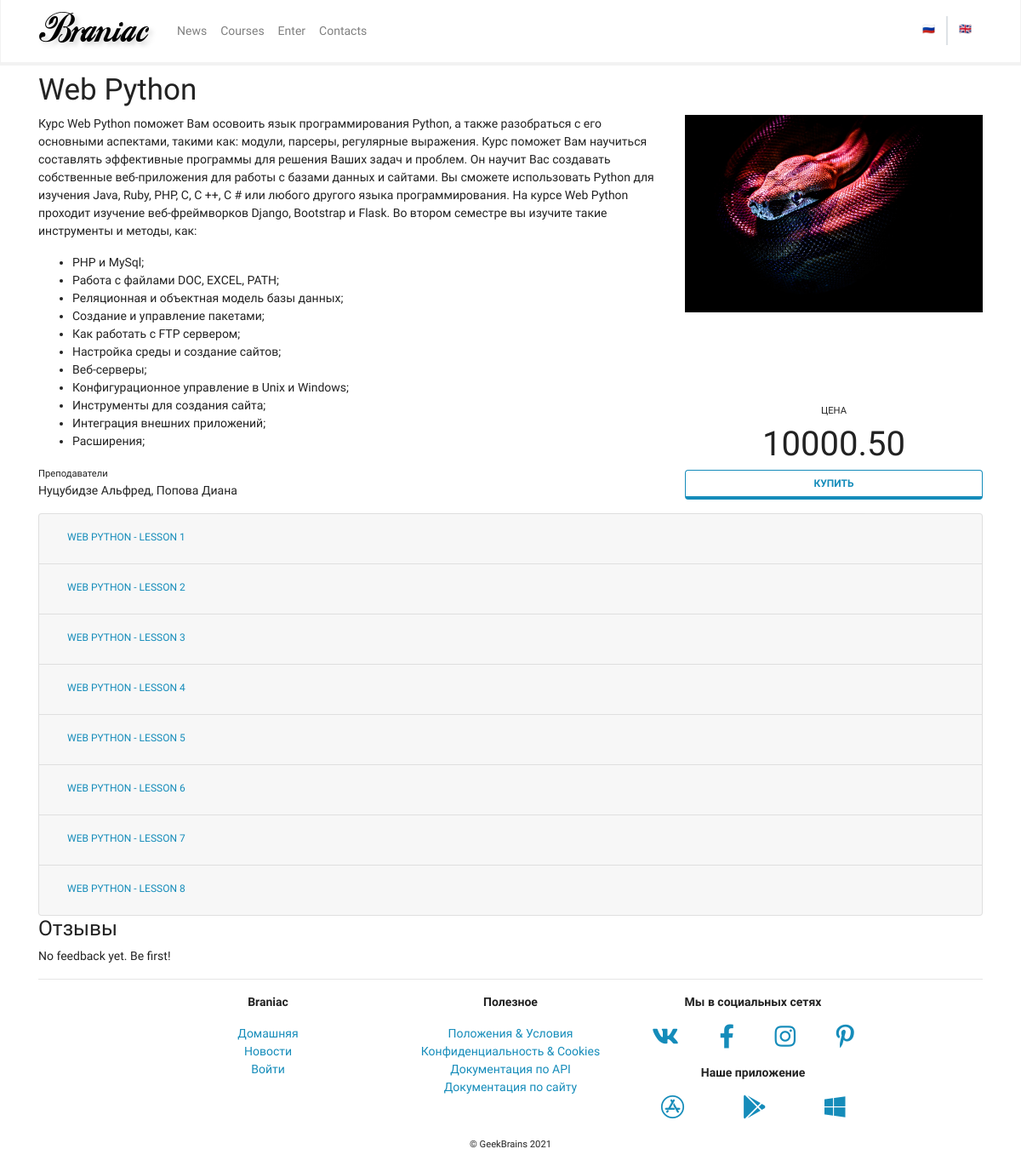
Before: /mainapp/courses/1/ with the older database file.
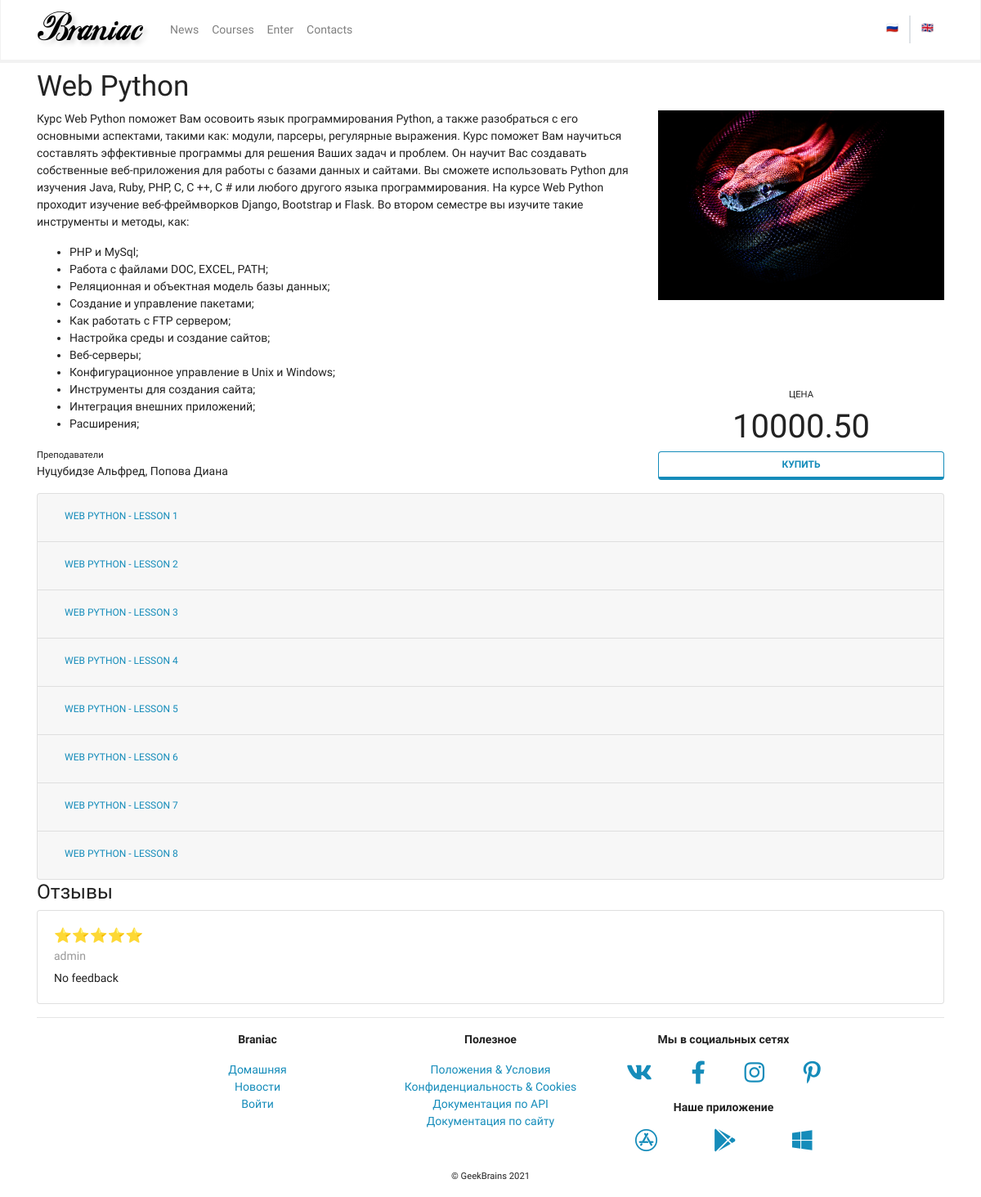
After: the same page with the newer database file.
### mainapp/models.py (models this page shows, shortened)
class Courses(models.Model):
    objects = CoursesManager()
    name = models.CharField(max_length=256, verbose_name="Name")
    description = models.TextField(verbose_name="Description", blank=True, null=True)
    description_as_markdown = models.BooleanField(verbose_name="As markdown", default=False)
    cost = models.DecimalField(max_digits=8, decimal_places=2, verbose_name="Cost", default=0)
    cover = models.CharField(max_length=25, default="no_image.svg", verbose_name="Cover")
    created = models.DateTimeField(auto_now_add=True, verbose_name="Created")
    updated = models.DateTimeField(auto_now=True, verbose_name="Edited")
    deleted = models.BooleanField(default=False)

class CourseTeachers(models.Model):
    course = models.ManyToManyField(Courses)
    name_first = models.CharField(max_length=128, verbose_name="Name")
    name_second = models.CharField(max_length=128, verbose_name="Surname")
    day_birth = models.DateField(verbose_name="Birth date")
    deleted = models.BooleanField(default=False)
    class Meta:
        verbose_name = _("Teacher")
        verbose_name_plural = _("Teachers")

class Lesson(models.Model):
    course = models.ForeignKey(Courses, on_delete=models.CASCADE)
    num = models.PositiveIntegerField(verbose_name="Lesson number")
    title = models.CharField(max_length=256, verbose_name="Name")
    description = models.TextField(verbose_name="Description", blank=True, null=True)
    description_as_markdown = models.BooleanField(verbose_name="As markdown", default=False)
    created = models.DateTimeField(auto_now_add=True, verbose_name="Created", editable=False)
    updated = models.DateTimeField(auto_now=True, verbose_name="Edited", editable=False)
    deleted = models.BooleanField(default=False)
    class Meta:
        ordering = ("course", "num")
        verbose_name = _("Lesson")
        verbose_name_plural = _("Lessons")

class CourseFeedback(models.Model):
    RATING = ((5, "⭐⭐⭐⭐⭐"), (4, "⭐⭐⭐⭐"), (3, "⭐⭐⭐"), (2, "⭐⭐"), (1, "⭐"))
    course = models.ForeignKey(Courses, on_delete=models.CASCADE, verbose_name=_("Course"))
    user = models.ForeignKey(get_user_model(), on_delete=models.CASCADE, verbose_name=_("User"))
    feedback = models.TextField(default=_("No feedback"), verbose_name=_("Feedback"))
    rating = models.SmallIntegerField(choices=RATING, default=5, verbose_name=_("Rating"))
    created = models.DateTimeField(auto_now_add=True, verbose_name="Created")
    deleted = models.BooleanField(default=False)

### authapp/models.py (models this page shows, shortened)
class CustomUser(AbstractBaseUser, PermissionsMixin):
    username_validator = ASCIIUsernameValidator()
    username = models.CharField(
        _("username"),
        max_length=150,
        unique=True,
        help_text=_("Required. 150 characters or fewer. ASCII letters and digits only."),
        validators=[username_validator],
        error_messages={
            "unique": _("A user with that username already exists."),
        },
    )
    first_name = models.CharField(_("first name"), max_length=150, blank=True)
    last_name = models.CharField(_("last name"), max_length=150, blank=True)
    age = models.PositiveIntegerField(blank=True, null=True)
    avatar = models.ImageField(upload_to=users_avatars_path, blank=True, null=True)
    email = models.CharField(
        _("email address"),
        max_length=256,
        unique=True,
        error_messages={
            "unique": _("A user with that email address already exists."),
        },
    )
    is_staff = models.BooleanField(
        _("staff status"),
        default=False,
        help_text=_("Designates whether the user can log into this admin site."),
    )
    is_active = models.BooleanField(
        _("active"),
        default=True,
        help_text=_(
            "Designates whether this user should be treated as active. \
            Unselect this instead of deleting accounts."
        ),
    )
    date_joined = models.DateTimeField(_("date joined"), auto_now_add=True)
    objects = UserManager()
    EMAIL_FIELD = "email"
    USERNAME_FIELD = "username"
    REQUIRED_FIELDS = ["email"]
    class Meta:
        verbose_name = _("user")
        verbose_name_plural = _("users")

### mainapp/views.py (the view, shortened to what this page needs)
class CoursesDetailView(TemplateView):
    template_name = "mainapp/courses_detail.html"
    def get_context_data(self, pk=None, **kwargs):
        logger.debug("Yet another log message")
        context = super(CoursesDetailView, self).get_context_data(**kwargs)
        context["course_object"] = get_object_or_404(mainapp_models.Courses, pk=pk)
        context["lessons"] = mainapp_models.Lesson.objects.filter(course=context["course_object"])
        context["teachers"] = mainapp_models.CourseTeachers.objects.filter(course=context["course_object"])
        cached_feedback = cache.get(f"feedback_list_{pk}")
        if not cached_feedback:
            context["feedback_list"] = (
                mainapp_models.CourseFeedback.objects.filter(course=context["course_object"])
                .order_by("-created", "-rating")[:5]
                .select_related()
            )
            cache.set(f"feedback_list_{pk}", context["feedback_list"], timeout=300)  # 5 minutes
        else:
            context["feedback_list"] = cached_feedback
        return context

### mainapp/context_processors/example.py (called while the page is built)
def simple_context_processor(request):
    return {"foo": "bar"}

### mainapp/models.py (called while the page is built)
    def get_queryset(self):
        return super().get_queryset().filter(deleted=False)

### mainapp/templates/mainapp/courses_detail.html (shortened to what this page needs)
{% extends 'base.html' %}
{% load static markdownify crispy_forms_tags cache %}
{% block content %}
  <h1 class="mt-2">
    {{ course_object.name }}
  </h1>
  <div class="row justify-content-center">
    <div class="col-sm-12 col-md-6 col-lg-8 order-2 order-md-1">
      <div class="row h-100">
        <div class="col-12">
          {% if course_object.description_as_markdown %}
            {{ course_object.description|markdownify }}
          {% else %}
            {{ course_object.description }}
          {% endif %}
        </div>
        <div class="col-12 align-self-end">
          <p>
            <small>Преподаватели</small><br>
            {% for item in teachers %}
              {{ item.name_second }} {{ item.name_first }}{% if forloop.last %}{% else %},{% endif %}
            {% endfor %}
          </p>
        </div>
      </div>
    </div>
    <div class="col-sm-12 col-md-6 col-lg-4 order-1 order-md-2">
      <div class="row h-100">
        <div class="col-12 align-self-start">
          <img class="w-100" src="{% static course_object.cover %}">
        </div>
        <div class="col-12 align-self-end d-none d-md-block">
          <p class="text-center mt-2">
            <small class="text-uppercase">цена</small><br>
            <span style="font-size: 30pt;">
              {{ course_object.cost}}
            </span><br>
            <a href="#" class="btn btn-outline-primary btn-block"
              role="button">Купить</a>
          </p>
        </div>
      </div>
    </div>
  </div>
  <div class="accordion" id="accordionLessons">
    {% cache 300 lessons %}
      {% for item in lessons %}
        <div class="card">
          <div class="card-header" id="headLessonPk{{ item.pk }}">
            <h2 class="mb-0">
              <button class="btn btn-link btn-block text-left" type="button"
                data-toggle="collapse" data-target="#collapse{{ item.pk }}"
                aria-expanded="true" aria-controls="collapse{{ item.pk }}">
                {{ item.course.name }} - {{ item.title }}
              </button>
            </h2>
          </div>
        </div>
      {% endfor %}
    {% endcache %}
  </div>
  <h3>Отзывы</h3>
  <div id="feedback_list">
    {% if feedback_list %}
      {% for item in feedback_list %}
        {% include 'mainapp/includes/feedback_card.html' %}
      {% endfor %}
    {% else %}
      <p>
        No feedback yet. Be first!
      </p>
    {% endif %}
  </div>
{% endblock content %}

### templates/base.html (shortened to what this page needs)
{% load static %}
<!doctype html>
<html lang="ru">
  <head>
    <link rel="stylesheet" href="{% static 'css/bootstrap.min.css' %}">
    <link rel="stylesheet" href="{% static 'css/Chart.min.css' %}">
    <link rel="stylesheet" href="{% static 'css/fontawesome.all.min.css' %}">
  </head>
  <body>
    {% include 'includes/main_menu.html' %}
    {% block messages %}
      {% include 'includes/messenges.html' %}
    {% endblock messages %}
    <div class="container-md">
      {% block content %}{% endblock content %}
    </div>
    <div class="container-lg mt-auto">
      <hr>
      <div class="row justify-content-center">
        <div class="col-sm-6 col-md-3 text-center">
          <p>
            <strong>Braniac</strong>
          </p>
          <p>
            <ul class="list-unstyled">
              <li><a href="{% url 'mainapp:main_page' %}">Домашняя</a></li>
              <li><a href="{% url 'mainapp:news' %}">Новости</a></li>
              {% if user.is_authenticated %}
                <li><a href="{% url 'authapp:logout' %}">Выйти</a></li>
              {% else %}
                <li><a href="{% url 'authapp:login' %}">Войти</a></li>
              {% endif %}
            </ul>
          </p>
        </div>
        <div class="col-sm-6 col-md-3 text-center">
          <p>
            <strong>Полезное</strong>
          </p>
          <p>
            <ul class="list-unstyled">
              <li><a href="#">Положения &amp; Условия</a></li>
              <li><a href="#">Конфиденциальность &amp; Cookies</a></li>
              <li><a href="#">Документация по API</a></li>
              <li><a href="{% url 'mainapp:doc_site' %}">Документация по сайту</a>
              </li>
            </ul>
          </p>
        </div>
        <div class="col-sm-6 col-md-3 text-center">
          <p>
            <strong>Мы в социальных сетях</strong>
          </p>
          <p>
            <div class="row justify-content-around">
              <div><a href="#"><i class="fab fa-vk fa-2x"></i></a></div>
              <div><a href="#"><i class="fab fa-facebook-f fa-2x"></i></a>
              </div>
              <div><a href="#"><i class="fab fa-instagram fa-2x"></i></a>
              </div>
              <div><a href="#"><i class="fab fa-pinterest-p fa-2x"></i></a></div>
            </div>
          </p>
          <p>
            <strong>Наше приложение</strong>
          </p>
          <p>
            <div class="row justify-content-around">
              <div><a href="#"><i class="fab fa-app-store fa-2x"></i></a>
              </div>
              <div><a href="#"><i class="fab fa-google-play fa-2x"></i></a></div>
              <div><a href="#"><i class="fab fa-windows fa-2x"></i></a>
              </div>
            </div>
          </p>
        </div>
      </div>
      <div class="row justify-content-center">
        <div>
          <p><small>&copy; GeekBrains 2021</small></p>
        </div>
      </div>
    </div>
  </body>
</html>

### templates/includes/main_menu.html (shortened to what this page needs)
{% load static i18n %}
<nav class="navbar navbar-expand-lg navbar-light bg-light">
  <div class="container">
    <a class="navbar-brand" href="{% url 'mainapp:main_page' %}">
      <img src="{% static 'img/logo.png' %}" alt="">
    </a>
    <div class="collapse navbar-collapse" id="navbarSupportedContent">
      <ul class="navbar-nav mr-auto">
        <li
          class="nav-item {% if request.resolver_match.view_name == 'mainapp:news' %}active{% endif %}">
          <a class="nav-link" href="{% url 'mainapp:news' %}">
            {% translate "News" %}
          </a>
        </li>
        <li
          class="nav-item {% if request.resolver_match.view_name == 'mainapp:courses' %}active{% endif %}">
          <a class="nav-link" href="{% url 'mainapp:courses' %}">
            {% translate "Courses" %}
          </a>
        </li>
        {% if user.is_authenticated %}
          <li class="nav-item dropdown">
            <a class="nav-link dropdown-toggle" href="#" id="ddProfile"
              role="button" data-toggle="dropdown" aria-haspopup="true"
              aria-expanded="false">
              {% translate "Profile" %}
            </a>
            <div class="dropdown-menu" aria-labelledby="ddProfile">
              <a class="dropdown-item"
                href="{% url 'authapp:profile_edit' pk=request.user.pk %}">Редактировать
                профиль</a>
              <a class="dropdown-item" href="#">Мои курсы</a>
              <div class="dropdown-divider"></div>
              <a class="dropdown-item" href="#">Модерация</a>
              {% if user.is_superuser %}
                <a class="dropdown-item" href="{% url 'admin:index' %}"
                  target="_blank">Административный
                  раздел</a>
                <a class="dropdown-item" href="{% url 'mainapp:log_view' %}"
                  target="_blank">Лог</a>
              {% endif %}
              <div class="dropdown-divider"></div>
              <a class="dropdown-item" href="{% url 'authapp:logout' %}">Выход</a>
            </div>
          </li>
        {% else %}
          <li class="nav-item">
            <a class="nav-link" href="{% url 'authapp:login' %}">
              {% translate "Enter" %}
            </a>
          </li>
        {% endif %}
        <li
          class="nav-item {% if request.resolver_match.view_name == 'mainapp:contacts' %}active{% endif %}">
          <a class="nav-link" href="{% url 'mainapp:contacts' %}">
            {% translate "Contacts" %}
          </a>
        </li>
      </ul>
      <div class="row justify-content-end m-0">
        <div class="col p-0 border-right">
          <form action="{% url 'set_language' %}" method="post">
            <button type="submit" class="btn btn-link">🇷🇺</button>
          </form>
        </div>
        <div class="col p-0 border-left">
          <form action="{% url 'set_language' %}" method="post">
            <button type="submit" class="btn btn-link">🇬🇧</button>
          </form>
        </div>
      </div>
    </div>
  </div>
</nav>

### templates/includes/messenges.html (shortened to what this page needs)
<div class="position-absolute w-100" style="z-index: 1;">
</div>

### mainapp/templates/mainapp/includes/feedback_card.html
<div class="card mb-3">
  <div class="card-body">
    <h5 class="card-title">{{ item.get_rating_display }}</h5>
    <h6 class="card-subtitle mb-2 text-muted">{{ item.user }}</h6>
    <p class="card-text">
      {{ item.feedback }}
    </p>
  </div>
</div>

Changed rows visible on the page:
added CourseFeedback: rating "⭐⭐⭐⭐⭐", user "admin", feedback "No feedback"
Other visible differences:
text no longer shown: "No feedback yet. Be first!"
